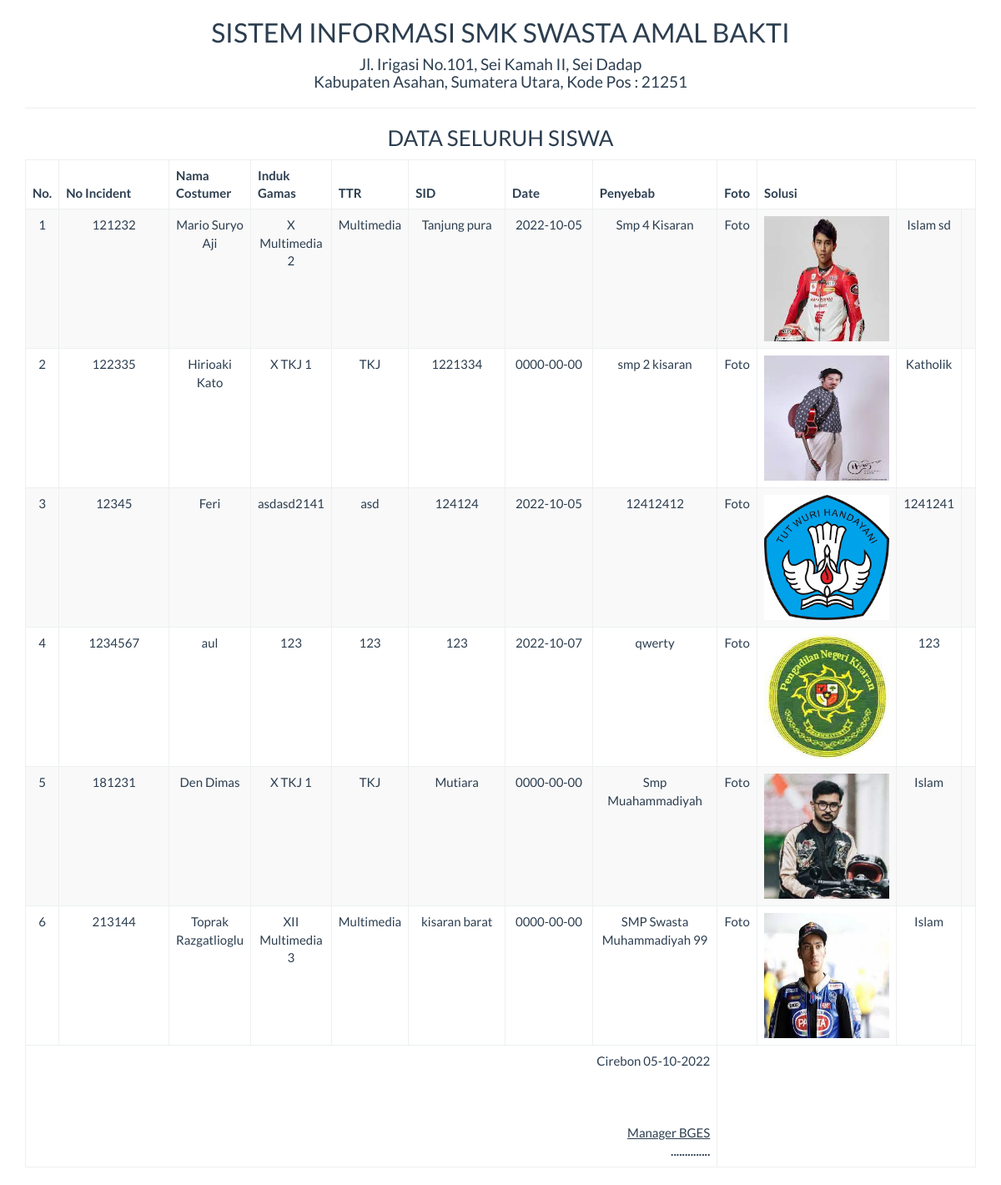
The page /report/datasiswa_semua.php on the database its author committed.
### tables this page shows
CREATE TABLE `datasiswa` (
  `nis` varchar(50) NOT NULL,
  `nama` varchar(25) NOT NULL,
  `kelas` varchar(255) NOT NULL,
  `alamat` varchar(20) NOT NULL,
  `gender` varchar(50) NOT NULL,
  `agama` varchar(25) NOT NULL,
  `no_telp` varchar(50) NOT NULL,
  `foto` varchar(255) NOT NULL,
  `thn_masuk` date NOT NULL,
  `Jurusan` varchar(50) NOT NULL,
  `asal_sekolah` varchar(500) NOT NULL,
  `Status` varchar(15) NOT NULL
);

### report/datasiswa_semua.php (the view, shortened to what this page needs)
<!DOCTYPE html>
<html>
    <head>
        <link href="../Assets/css/bootstrap.min.css" rel="stylesheet" type="text/css"/>
    </head>
    <body onload="print()">
        <?php
        include '../config/koneksi.php';
        ?>
        <div class="container">
            <div class='row'>
                <div class="col-sm-12">
                    <div class="text-center">
                        <h2>SISTEM INFORMASI SMK SWASTA AMAL BAKTI </h2>
                        <h4>Jl. Irigasi No.101, Sei Kamah II, Sei Dadap <br> Kabupaten Asahan, Sumatera Utara, Kode Pos : 21251 </h4>
                        <hr>
                        <h3>DATA SELURUH SISWA</h3>
                        <table class="table table-bordered table-striped table-hover">
                        <tbody>
                                <thead>
								<tr>
								<th>No.</th>
                                <th width="17%">No Incident</th>
                                <th>Nama Costumer</th>
                                <th>Induk Gamas</th>
                                <th>TTR</th>
                                <th width="14%">SID</center> </th>
                                <th width="14%">Date</center></th>
                                <th width="15%">Penyebab</th>
                                <th>Foto</th>
                                <th>Solusi</th>
								</tr>
								</thead>
							<tbody>
                            <?php
                            $sql = "SELECT * FROM datasiswa";
                            $query = mysqli_query($koneksi, $sql) or die("SQL Anda Salah");
                            $nomor = 0;
                            while ($data = mysqli_fetch_array($query)) {
                                $nomor++;
                                ?>
                                <tr>
                                <td><?= $nomor ?></td>
									<td><?= $data['nis'] ?></td>
                                    <td><?= $data['nama'] ?></td>
                                    <td><?= $data['kelas'] ?></td>
                                    <td><?= $data['Jurusan'] ?></td>
                                    <td><?= $data['alamat'] ?></td>
                                    <td><?= $data['thn_masuk'] ?></td>
									<td><?= $data['asal_sekolah'] ?></td>
                                    <td>Foto</td> <td><img src="../foto/<?= $data['foto']?>" width="150" height="150"></td>
                                    <td><?= $data['agama'] ?></td>
                                    <td>
                                </tr>
                            <?php } ?>
							</tbody>
                        </tbody>
                            <tfoot>
                                <tr>
                                    <td colspan="8" class="text-right">
                                        Cirebon  <?= date("d-m-Y") ?>
                                        <br><br><br><br>
                                        <u>Manager BGES<strong></u><br>
                                       ..............
									</td>
								</tr>
							</tfoot>
                        </table>
                    </div>
                </div>
            </div>
    </body>
</html>

### rows shown on the page
datasiswa: nis "121232", nama "Mario Suryo Aji", kelas "X Multimedia 2", Jurusan "Multimedia", alamat "Tanjung pura", thn_masuk "2022-10-05", asal_sekolah "Smp 4 Kisaran", foto (picture), agama "Islam sd"
datasiswa: nis "122335", nama "Hirioaki Kato", kelas "X TKJ 1", Jurusan "TKJ", alamat "1221334", thn_masuk "0000-00-00", asal_sekolah "smp 2 kisaran", foto (picture), agama "Katholik"
datasiswa: nis "12345", nama "Feri", kelas "asdasd2141", Jurusan "asd", alamat "124124", thn_masuk "2022-10-05", asal_sekolah "12412412", foto (picture), agama "1241241"
datasiswa: nis "1234567", nama "aul", kelas "123", Jurusan "123", alamat "123", thn_masuk "2022-10-07", asal_sekolah "qwerty", foto (picture), agama "123"
datasiswa: nis "181231", nama "Den Dimas", kelas "X TKJ 1", Jurusan "TKJ", alamat "Mutiara", thn_masuk "0000-00-00", asal_sekolah "Smp Muahammadiyah", foto (picture), agama "Islam"
datasiswa: nis "213144", nama "Toprak Razgatlioglu", kelas "XII Multimedia 3", Jurusan "Multimedia", alamat "kisaran barat", thn_masuk "0000-00-00", asal_sekolah "SMP Swasta Muhammadiyah 99", foto (picture), agama "Islam"
